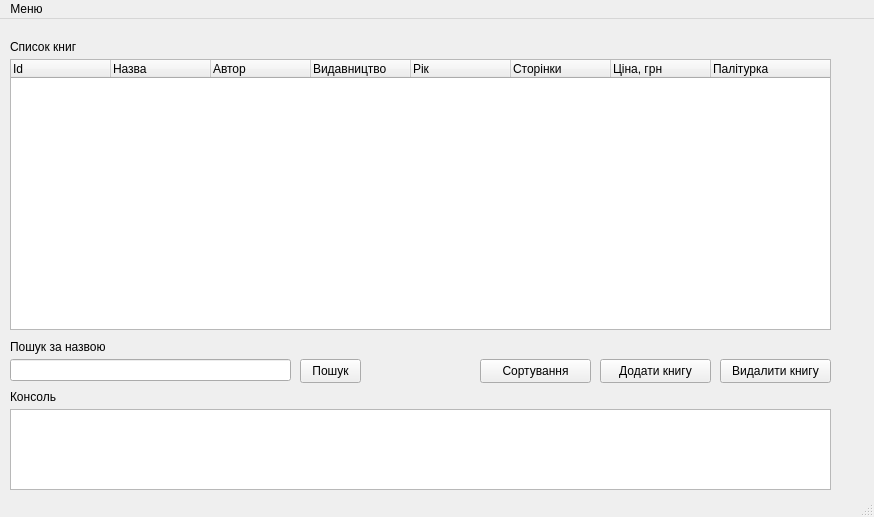
<?xml version="1.0" encoding="UTF-8"?>
<ui version="4.0">
 <class>MainWindow</class>
 <widget class="QMainWindow" name="MainWindow">
  <property name="geometry">
   <rect>
    <x>0</x>
    <y>0</y>
    <width>874</width>
    <height>517</height>
   </rect>
  </property>
  <property name="windowTitle">
   <string>MainWindow</string>
  </property>
  <property name="styleSheet">
   <string notr="true"/>
  </property>
  <widget class="QWidget" name="centralwidget">
   <widget class="QPushButton" name="addButton">
    <property name="geometry">
     <rect>
      <x>600</x>
      <y>340</y>
      <width>111</width>
      <height>24</height>
     </rect>
    </property>
    <property name="text">
     <string>Додати книгу</string>
    </property>
   </widget>
   <widget class="QPushButton" name="removeButton">
    <property name="geometry">
     <rect>
      <x>720</x>
      <y>340</y>
      <width>111</width>
      <height>24</height>
     </rect>
    </property>
    <property name="text">
     <string>Видалити книгу</string>
    </property>
   </widget>
   <widget class="QPushButton" name="sortButton">
    <property name="geometry">
     <rect>
      <x>480</x>
      <y>340</y>
      <width>111</width>
      <height>24</height>
     </rect>
    </property>
    <property name="text">
     <string>Сортування</string>
    </property>
   </widget>
   <widget class="QListWidget" name="consoleBlock">
    <property name="geometry">
     <rect>
      <x>10</x>
      <y>390</y>
      <width>821</width>
      <height>81</height>
     </rect>
    </property>
   </widget>
   <widget class="QLabel" name="consoleLabel">
    <property name="geometry">
     <rect>
      <x>10</x>
      <y>370</y>
      <width>49</width>
      <height>16</height>
     </rect>
    </property>
    <property name="text">
     <string>Консоль</string>
    </property>
   </widget>
   <widget class="QLabel" name="listLabel">
    <property name="geometry">
     <rect>
      <x>10</x>
      <y>20</y>
      <width>71</width>
      <height>16</height>
     </rect>
    </property>
    <property name="text">
     <string>Список книг</string>
    </property>
   </widget>
   <widget class="QLineEdit" name="searchLine">
    <property name="geometry">
     <rect>
      <x>10</x>
      <y>340</y>
      <width>281</width>
      <height>22</height>
     </rect>
    </property>
   </widget>
   <widget class="QLabel" name="searchLabel">
    <property name="geometry">
     <rect>
      <x>10</x>
      <y>320</y>
      <width>111</width>
      <height>16</height>
     </rect>
    </property>
    <property name="text">
     <string>Пошук за назвою</string>
    </property>
   </widget>
   <widget class="QPushButton" name="searchButton">
    <property name="geometry">
     <rect>
      <x>300</x>
      <y>340</y>
      <width>61</width>
      <height>24</height>
     </rect>
    </property>
    <property name="text">
     <string>Пошук</string>
    </property>
   </widget>
   <widget class="QTreeWidget" name="bookList">
    <property name="geometry">
     <rect>
      <x>10</x>
      <y>40</y>
      <width>821</width>
      <height>271</height>
     </rect>
    </property>
    <column>
     <property name="text">
      <string>Id</string>
     </property>
    </column>
    <column>
     <property name="text">
      <string>Назва</string>
     </property>
    </column>
    <column>
     <property name="text">
      <string>Автор</string>
     </property>
    </column>
    <column>
     <property name="text">
      <string>Видавництво</string>
     </property>
    </column>
    <column>
     <property name="text">
      <string>Рік</string>
     </property>
    </column>
    <column>
     <property name="text">
      <string>Сторінки</string>
     </property>
    </column>
    <column>
     <property name="text">
      <string>Ціна, грн</string>
     </property>
    </column>
    <column>
     <property name="text">
      <string>Палітурка</string>
     </property>
    </column>
   </widget>
  </widget>
  <widget class="QMenuBar" name="menubar">
   <property name="geometry">
    <rect>
     <x>0</x>
     <y>0</y>
     <width>874</width>
     <height>22</height>
    </rect>
   </property>
   <widget class="QMenu" name="menu">
    <property name="title">
     <string>Меню</string>
    </property>
    <addaction name="addBookAction"/>
    <addaction name="removeBookAction"/>
    <addaction name="sortAction"/>
    <addaction name="separator"/>
    <addaction name="aboutMe"/>
    <addaction name="separator"/>
   </widget>
   <addaction name="menu"/>
  </widget>
  <widget class="QStatusBar" name="statusbar"/>
  <action name="addBookAction">
   <property name="text">
    <string>Додати книгу</string>
   </property>
  </action>
  <action name="removeBookAction">
   <property name="text">
    <string>Видалити книгу</string>
   </property>
  </action>
  <action name="sortAction">
   <property name="text">
    <string>Сортування</string>
   </property>
  </action>
  <action name="aboutMe">
   <property name="text">
    <string>Про автора</string>
   </property>
  </action>
  <action name="action_6">
   <property name="text">
    <string>Закрити програму</string>
   </property>
  </action>
 </widget>
 <resources/>
 <connections/>
</ui>
